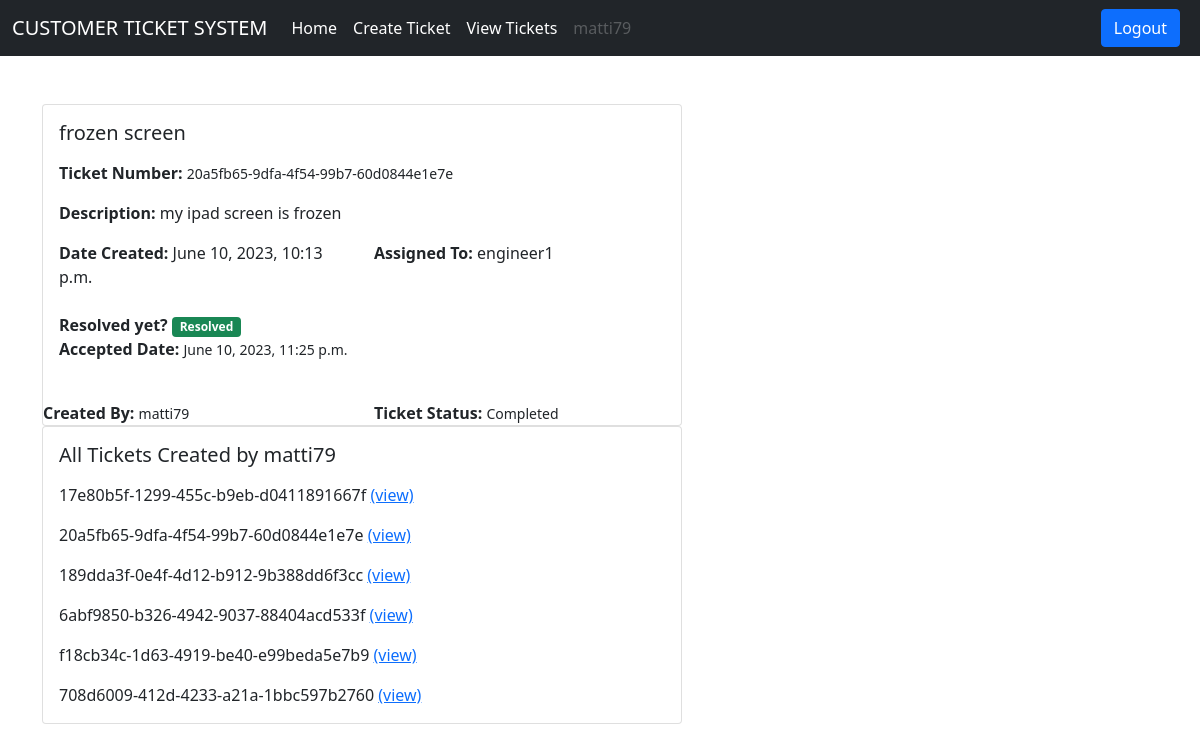
The app's page /ticket/ticket-details/3/ (signed in) with its own data.
### users/models.py (models this page shows)
class User(AbstractUser):
    is_customer = models.BooleanField(default=False)
    is_engineer = models.BooleanField(default=False)
    def __str__(self):
        return self.username

### ticket/models.py (models this page shows, shortened)
class Ticket(models.Model):
    status_choices = (
        ('Active', 'Active'),
        ('Completed', 'Completed'),
        ('Pending', 'Pending')
    )
    ticket_number = models.UUIDField(default=uuid.uuid4)
    title = models.CharField(max_length=100)
    description = models.TextField()
    created_by = models.ForeignKey(User, on_delete=models.CASCADE, related_name='created_by')
    date_created = models.DateTimeField(auto_now_add=True)
    assigned_to = models.ForeignKey(User, on_delete=models.DO_NOTHING, null=True, blank=True)
    is_resolved = models.BooleanField(default=False)
    accepted_date = models.DateTimeField(null=True, blank=True)
    closed_date = models.DateTimeField(null=True, blank=True)
    ticket_status = models.CharField(max_length=15, choices=status_choices)

### ticket/views.py (the view)
# urls.py: path('ticket-details/<int:pk>/', views.ticket_details, name='ticket-details'),
@login_required
def ticket_details(request, pk):
    ticket = Ticket.objects.get(pk=pk)
    t = User.objects.get(username=ticket.created_by)
    tickets_per_user = t.created_by.all()
    context = {'ticket': ticket, 'tickets_per_user':tickets_per_user}
    return render(request, 'ticket/ticket_details.html', context)

### templates/ticket/ticket_details.html (shortened to what this page needs)
{% extends 'base.html' %}
{% load widget_tweaks %}
{% block content %}
<div class="row">
  <div class="col-md-6">
    <div class="card mx-auto" style="width: 40rem;">
      <div class="card-body">
        <h5 class="card-title mb-3">{{ ticket.title }}</h5>
        <p><b>Ticket Number:</b> <small>{{ ticket.ticket_number }}</small></p>
        <p class="card-text"><b>Description: </b>{{ ticket.description }}</p>
        <div class="row">
          <div class="col">
            <b>Date Created:</b> {{ ticket.date_created }}
          </div>
          <div class="col">
            <b>Assigned To:</b> {{ ticket.assigned_to }}
          </div>
        </div> <br>
        <div class="row">
          <div class="col">
            {% if ticket.is_resolved %}
              <b>Resolved yet? </b><span class="badge bg-success">Resolved</span>
            </div>
            {% else %}
              <b>Resolved yet? </b><span class="badge bg-danger">Not Yet</span>
            {% endif %}
          </div>
          <div class="col">
            <b>Accepted Date:</b> <small>{{ ticket.accepted_date }}</small>
          </div>
        </div> <br>
        <div class="row">
          <div class="col">
            <b>Created By:</b> <small>{{ ticket.created_by }}</small>
          </div>
          <div class="col">
            <b>Ticket Status:</b> <small>{{ ticket.ticket_status }}</small>
          </div>
        </div>
      </div>
    </div>
  </div>
  <div class="col-md-6">
    <div class="card mx-auto" style="width: 40rem;">
      <div class="card-body">
        <h5 class="card-title mb-3">All Tickets Created by {{ ticket.created_by }}</h5>
        {% for ticket in tickets_per_user %}
        <p class="card-text">{{ticket.ticket_number}} <a href="{% url 'ticket-details' ticket.pk%}">(view)</a></p>
        {% endfor %}
      </div>
    </div>
  </div>
</div>
<br>
{% endblock content %}

### templates/base.html (shortened to what this page needs)
<!DOCTYPE html>
<html lang="en">
<head>
    <link href="https://cdn.jsdelivr.net/npm/bootstrap@5.0.2/dist/css/bootstrap.min.css" rel="stylesheet">
</head>
<body>
    {% if request.user.is_customer %}
    <nav class="navbar navbar-expand-lg navbar-dark bg-dark">
        <div class="container-fluid">
            <a class="navbar-brand" href="{% url 'dashboard' %}" class="nav-link active">CUSTOMER TICKET SYSTEM</a>
            <div class="collapse navbar-collapse" id="navbarSupportedContent">
                <ul class="navbar-nav me-auto mb-2 mb-lg-0">
                    <li class="nav-item">
                        <a class="nav-link active" aria-current="page" href="/">Home</a>
                    </li>
                    <li class="nav-item">
                        <a class="nav-link active" href="{% url 'create-ticket' %}">Create Ticket</a>
                    </li>
                    <li class="nav-item">
                        <a class="nav-link active" href="{% url 'all-tickets' %}">View Tickets</a>
                    </li>
                    <li class="nav-item">
                        <a class="nav-link disabled" href="#" tabindex="-1" aria-disabled="true">{{request.user.username}}</a>
                    </li>
                </ul>
                <a href="{% url 'logout' %}" class="btn btn-primary me-2">Logout</a>
            </div>
        </div>
    </nav>
    {% endif %}
    <div class="container mt-5">
        {% block content %}
        {% endblock content %}
</body>
</html>

### records on screen
User: user.username "matti79"
Ticket: title "frozen screen", ticket_number "20a5fb65-9dfa-4f54-99b7-60d0844e1e7e", description "my ipad screen is frozen", date_created "June 10, 2023, 10:13 p.m.", assigned_to "engineer1", accepted_date "June 10, 2023, 11:25 p.m.", created_by "matti79", ticket_status "Completed"
Ticket: ticket_number "17e80b5f-1299-455c-b9eb-d0411891667f"
Ticket: ticket_number "189dda3f-0e4f-4d12-b912-9b388dd6f3cc"
Ticket: ticket_number "6abf9850-b326-4942-9037-88404acd533f"
Ticket: ticket_number "f18cb34c-1d63-4919-be40-e99beda5e7b9"
Ticket: ticket_number "708d6009-412d-4233-a21a-1bbc597b2760"
